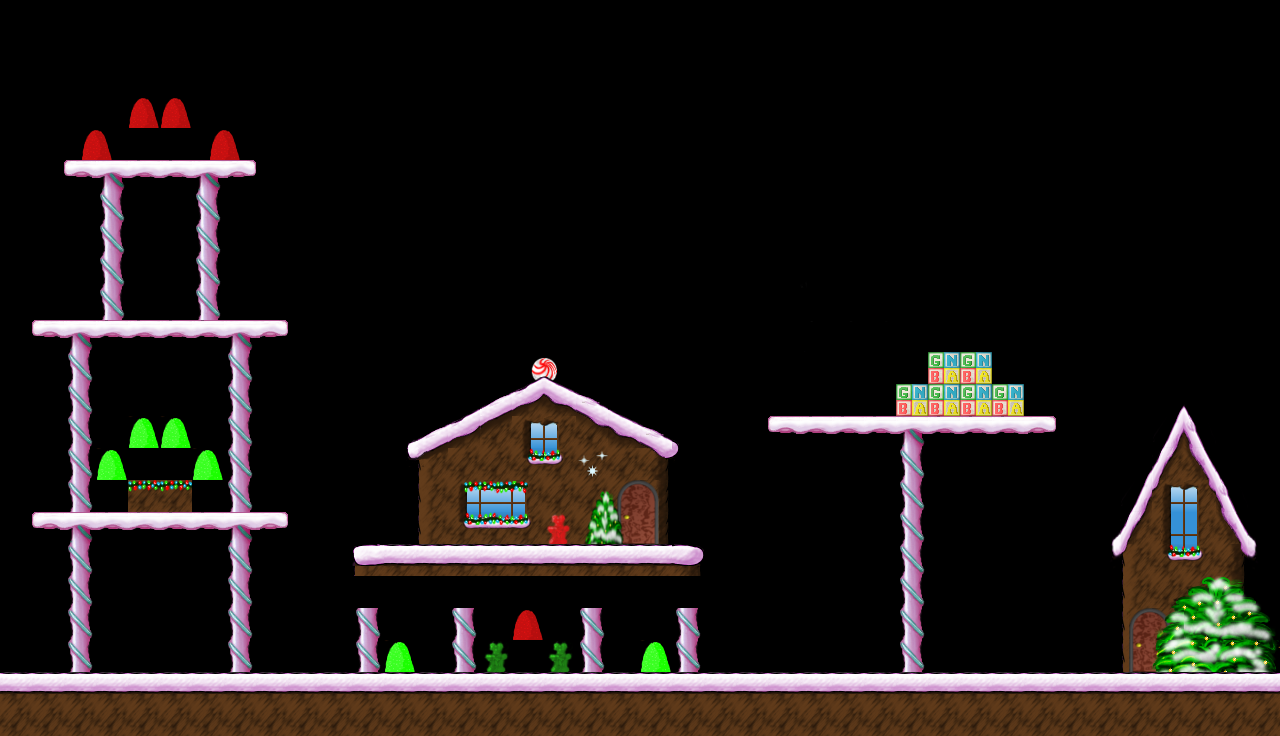

This game map was drawn from its Tiled (.tmx) file and the tilesets committed beside it. A one-line description and the full map source follow:
An orthogonal 40x23 tile map with 32x32 px tiles, 1 tile layer (Tile Layer 1).

<map version="1.2" tiledversion="1.2.0" orientation="orthogonal" renderorder="right-down" width="40" height="23" tilewidth="32" tileheight="32" infinite="0" nextlayerid="2" nextobjectid="1">
 <tileset firstgid="1" source="tilemap.tsx" />
 <layer id="1" name="Tile Layer 1" width="40" height="23">
  <data encoding="csv">
0,0,0,0,0,0,0,0,0,0,0,0,0,0,0,0,0,0,0,0,0,0,0,0,0,0,0,0,0,0,0,0,0,0,0,0,0,0,0,0,
0,0,0,0,0,0,0,0,0,0,0,0,0,0,0,0,0,0,0,0,0,0,0,0,0,0,0,0,0,0,0,0,0,0,0,0,0,0,0,0,
0,0,0,0,0,0,0,0,0,0,0,0,0,0,0,0,0,0,0,0,0,0,0,0,0,0,0,0,0,0,0,0,0,0,0,0,0,0,0,0,
0,0,0,0,2366,2366,0,0,0,0,0,0,0,0,0,0,0,0,0,0,0,0,0,0,0,0,0,0,0,0,0,0,0,0,0,0,0,0,0,0,
0,0,2289,2290,2614,2614,2289,2290,0,0,0,0,0,0,0,0,0,0,516,517,518,519,520,0,0,0,0,0,0,0,0,0,0,0,0,0,0,0,0,0,
0,0,3336,3335,3337,3337,3335,3338,0,0,0,0,0,0,0,0,0,0,580,3089,3090,3091,584,0,0,0,0,0,0,0,0,0,0,0,0,0,0,0,0,0,
0,0,0,236,0,0,236,0,0,0,0,0,0,0,0,0,0,0,644,645,646,647,648,0,0,0,0,0,0,0,0,0,0,0,0,0,0,0,0,0,
0,0,0,236,0,0,236,0,0,0,0,0,0,0,0,0,0,0,0,0,0,0,0,0,0,0,0,0,0,0,0,0,0,0,0,516,517,518,519,520,
0,0,0,236,0,0,236,0,0,0,0,0,0,0,0,0,0,0,0,0,0,0,0,0,0,827,828,829,0,0,0,0,0,0,0,580,3089,3090,3091,584,
0,0,0,236,0,0,236,0,0,0,0,0,0,0,0,0,0,0,0,0,0,0,0,0,0,891,892,893,0,0,0,0,0,0,0,644,645,646,647,648,
0,3336,3335,3337,3337,3337,3337,3335,3338,0,0,0,0,0,0,0,0,0,0,0,0,0,0,0,0,830,831,832,0,0,0,0,0,0,0,0,0,0,0,0,
0,0,236,0,0,0,0,236,0,0,0,0,0,0,0,0,2229,2230,0,0,0,0,0,0,0,894,895,896,0,3272,3272,0,0,0,0,0,0,0,0,0,
0,0,236,0,0,0,0,236,0,0,0,0,0,0,1653,1716,1717,1718,1719,1654,0,0,0,0,0,0,957,0,3272,3272,3272,3272,0,0,0,0,1470,1471,0,0,
0,0,236,0,2367,2367,0,236,0,0,0,0,1715,1716,1717,1781,1460,1462,1782,1718,1719,1720,0,0,3336,3337,3337,3337,3335,3337,3337,3337,3338,0,0,0,1534,1535,0,0,
0,0,236,2367,2619,2623,2367,236,0,0,0,0,1779,1780,1459,1459,2104,2106,1848,1459,1783,1784,0,0,0,0,0,0,236,0,0,0,0,0,0,1470,1598,1599,1471,0,
0,0,236,2619,2363,2363,2623,236,0,0,0,0,0,1587,2040,2041,2042,1459,1274,1275,1403,0,0,0,0,0,0,0,236,0,0,0,0,0,0,1534,1591,1592,1535,0,
0,3336,3335,3337,3337,3337,3337,3335,3338,0,0,0,0,1587,2104,2105,2106,2231,1338,1339,1467,0,0,0,0,0,0,0,236,0,0,0,0,0,1597,1598,1524,1526,1599,1600,
0,0,236,0,0,0,0,236,0,0,0,3211,3212,3212,3212,3212,3212,3212,3212,3212,3212,3213,0,0,0,0,0,0,236,0,0,0,0,0,1661,1726,2104,2106,1727,1664,
0,0,236,0,0,0,0,236,0,0,0,1774,1839,1839,1775,1839,1839,1839,1775,1839,1839,1776,0,0,0,0,0,0,236,0,0,0,0,0,0,1587,1789,1790,2176,1788,
0,0,236,0,0,0,0,236,0,0,0,236,0,0,236,0,2366,0,236,0,0,236,0,0,3216,3217,0,0,236,0,0,0,0,0,0,1402,1276,1850,1851,1852,
0,0,236,0,0,0,0,236,0,0,0,236,2367,329,236,2298,2614,2298,236,327,2367,236,0,3280,3281,3280,3281,0,236,0,0,0,0,0,0,1466,1340,1914,1915,1916,
3212,3212,3212,3212,3212,3212,3212,3212,3212,3212,3212,3212,3212,3212,3212,3212,3212,3212,3212,3212,3212,3212,3212,3212,3212,3212,3212,3212,3212,3212,3212,3212,3212,3212,3212,3212,3212,3212,3212,3212,
3276,3276,3276,3276,3276,3276,3276,3276,3276,3276,3276,3276,3276,3276,3276,3276,3276,3276,3276,3276,3276,3276,3276,3276,3276,3276,3276,3276,3276,3276,3276,3276,3276,3276,3276,3276,3276,3276,3276,3276
</data>
 </layer>
</map>
